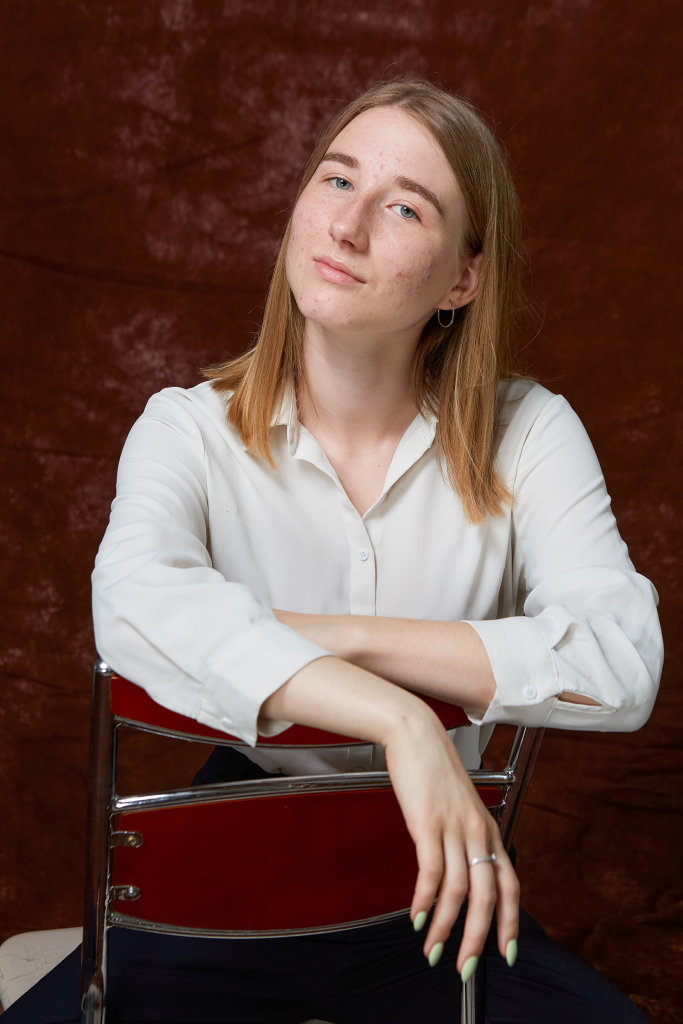
#> input picture BeforeRetouching.jpg, 1365 x 2048 px (shown at 1/2 size); the run also reads 1 picture not shown here
$ python image_retouching.py
#> lines starting #> are read from the running program, lines starting #| are printed output that depends on the picture; long printed decimals are rounded
import cv2
import numpy as np

def calculate_ssim(image1, image2):
    # Ensure both images are in the same data type
    image1 = image1.astype(np.float64)
    image2 = image2.astype(np.float64)

    mean1 = np.mean(image1)
    mean2 = np.mean(image2)

    covar = np.cov(image1.flatten(), image2.flatten())[0, 1]
    c1 = (0.01 * 255)**2  # To stabilize the division with weak denominator
    c2 = (0.03 * 255)**2  # To stabilize the division with weak denominator

    print("Mean of Image 1:", mean1)
    print("Mean of Image 2:", mean2)
    print("Covariance:", covar)


    ssim_index = (2 * mean1 * mean2 + c1) * (2 * covar + c2) / ((mean1**2 + mean2**2 + c1) * (np.var(image1) + np.var(image2) + c2))

    return ssim_index

def detect_image_retouching(original_image_path, retouched_image_path, threshold=0.90):
    # Load images in grayscale
#> called with original_image_path = 'BeforeRetouching.jpg', retouched_image_path = 'AfterRetouching.jpg', threshold = 0.9
    original_image = cv2.imread(original_image_path, cv2.IMREAD_GRAYSCALE)
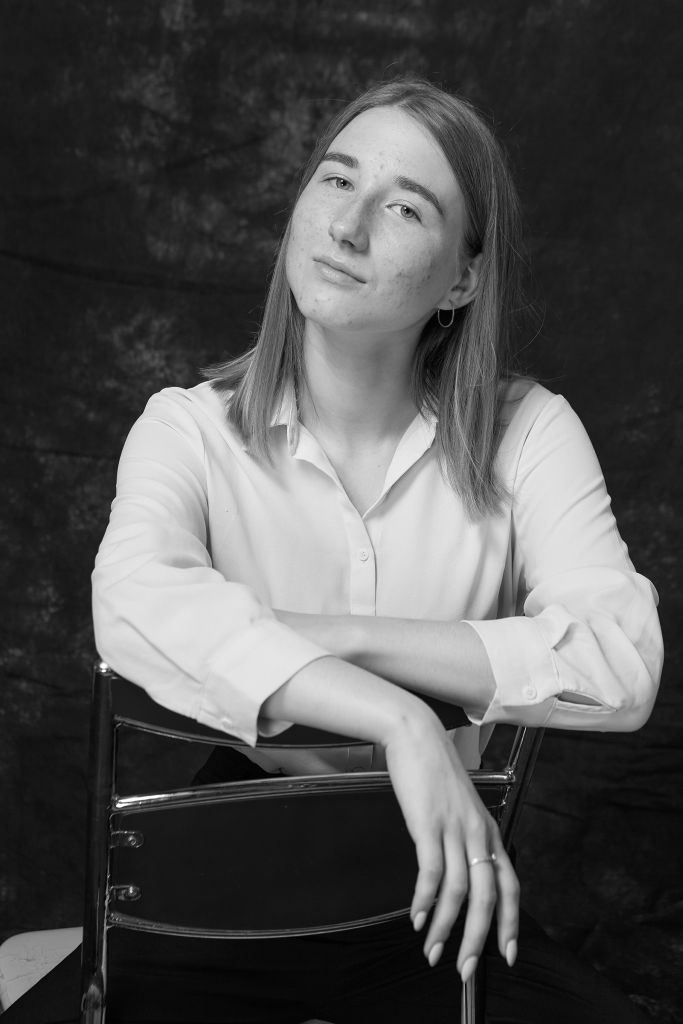
#> original_image: shape (2048, 1365) (shown at 1/2 size); min 0, max 255, mean 81.9
    retouched_image = cv2.imread(retouched_image_path, cv2.IMREAD_GRAYSCALE)
#> retouched_image: shape (2048, 1365); min 0, max 255, mean 81.2

    # Check if images are loaded successfully
    if original_image is None or retouched_image is None:
        print("Error loading images.")
        return

    # Ensure both images have the same size
    h, w = original_image.shape
#> h = 2048; w = 1365
    retouched_image = cv2.resize(retouched_image, (w, h))

    # Calculate Structural Similarity Index (SSI)
    ssim_index = calculate_ssim(original_image, retouched_image)
#> in calculate_ssim, `mean1 = np.mean(image1)`: mean1 = 81.94
#> in calculate_ssim, `mean2 = np.mean(image2)`: mean2 = 81.22
#> in calculate_ssim, `covar = np.cov(image1.flatten(), image2.flatten())[0, 1]`: covar = 5975.5
#| Mean of Image 1: 81.945
#| Mean of Image 2: 81.222
#| Covariance: 5975.480
#> in calculate_ssim, `ssim_index = (2 * mean1 * mean2 + c1) * (2 * covar + c2) / ((mean1**2 ..`: ssim_index = 1
#> ssim_index = 1

    # Set a threshold for detecting retouching
    if ssim_index < threshold:
        print("The image has been retouched.")
    else:
        print("The image appears to be authentic.")

# Example usage
detect_image_retouching("BeforeRetouching.jpg", "AfterRetouching.jpg")
